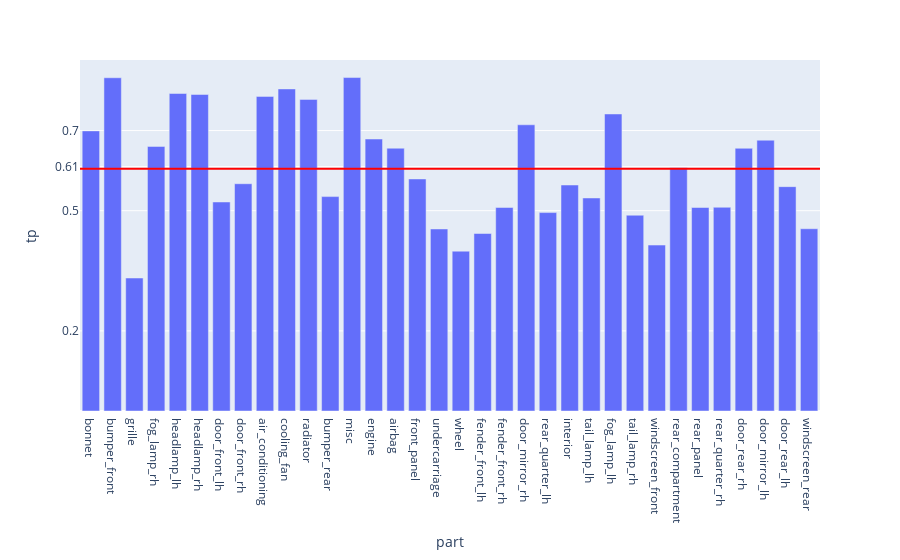

This figure's notebook cell:
### Code cell
fig = px.bar(evalMetrics, x = 'part', y = 'tp')

fig.add_hline(y=avgTp, line_width=2, line_color="red")

fig.update_layout(
    yaxis = dict(
        tickmode = 'array',
        tickvals = [np.format_float_positional(avgTp, 2), 0.2, 0.5, 0.7],
    )
)
fig

### Figure 1 — Plotly figure (JSON) as saved in the notebook; plotly's stock layout.template omitted (floating-point values rounded to 4 significant figures)
{"data": [{"alignmentgroup": "True", "hovertemplate": "part=%{x}<br>tp=%{y}<extra></extra>", "legendgroup": "", "marker": {"color": "#636efa", "pattern": {"shape": ""}}, "name": "", "offsetgroup": "", "orientation": "v", "showlegend": false, "textposition": "auto", "type": "bar", "x": ["bonnet", "bumper_front", "grille", "fog_lamp_rh", "headlamp_lh", "headlamp_rh", "door_front_lh", "door_front_rh", "air_conditioning", "cooling_fan", "radiator", "bumper_rear", "misc", "engine", "airbag", "front_panel", "undercarriage", "wheel", "fender_front_lh", "fender_front_rh", "door_mirror_rh", "rear_quarter_lh", "interior", "tail_lamp_lh", "fog_lamp_lh", "tail_lamp_rh", "windscreen_front", "rear_compartment", "rear_panel", "rear_quarter_rh", "door_rear_rh", "door_mirror_lh", "door_rear_lh", "windscreen_rear"], "xaxis": "x", "y": [0.6992, 0.8319, 0.332, 0.6605, 0.7926, 0.7902, 0.5218, 0.5674, 0.7854, 0.804, 0.7779, 0.5352, 0.8324, 0.6789, 0.656, 0.5793, 0.4544, 0.399, 0.4431, 0.5081, 0.7145, 0.4953, 0.5641, 0.5318, 0.7415, 0.4887, 0.4142, 0.6074, 0.508, 0.5086, 0.6558, 0.676, 0.56, 0.4549], "yaxis": "y"}], "layout": {"barmode": "relative", "legend": {"tracegroupgap": 0}, "margin": {"t": 60}, "shapes": [{"line": {"color": "red", "width": 2}, "type": "line", "x0": 0, "x1": 1, "xref": "x domain", "y0": 0.605, "y1": 0.605, "yref": "y"}], "xaxis": {"anchor": "y", "domain": [0, 1], "title": {"text": "part"}}, "yaxis": {"anchor": "x", "domain": [0, 1], "tickmode": "array", "tickvals": ["0.61", 0.2, 0.5, 0.7], "title": {"text": "tp"}}}}
